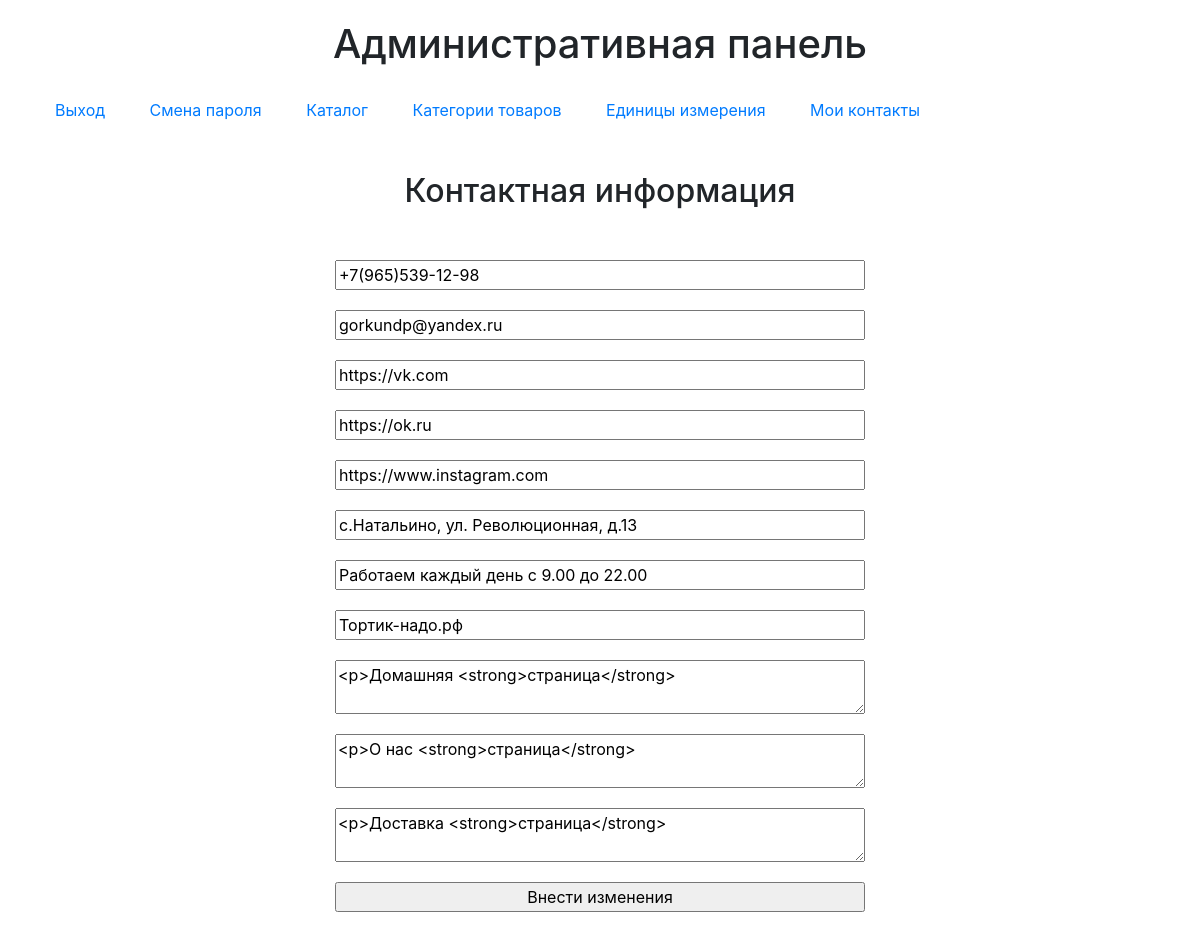
/admin/contacts.php (signed in), run on the app's committed database.
### tables this page shows
CREATE TABLE IF NOT EXISTS `contacts` (
  `id` int(100) NOT NULL,
  `phone` varchar(100) NOT NULL,
  `email` varchar(100) NOT NULL,
  `ok` varchar(100) NOT NULL,
  `vk` varchar(100) NOT NULL,
  `inst` varchar(100) NOT NULL,
  `address` varchar(150) NOT NULL,
  `header` varchar(100) NOT NULL,
  `hometext` text NOT NULL,
  `work` varchar(100) NOT NULL,
  `about` text NOT NULL,
  `delivery` text NOT NULL
);

### admin/contacts.php (the view, shortened to what this page needs)
<?php
require_once 'connection.php';
$query = 'SELECT * FROM contacts WHERE `contacts`.`id` = 1';
$result = mysqli_query($connection, $query);
while ($row = mysqli_fetch_assoc($result)) {
  $phone = $row['phone'];
  $email = $row['email'];
  $address = $row['address'];
  $vk = $row['vk'];
  $ok = $row['ok'];
  $inst = $row['inst'];
  $work = $row['work'];
  $header = $row['header'];
  $hometext = $row['hometext'];
  $about = $row['about'];
  $delivery = $row['delivery'];
}
?>
<?php include_once('header.php') ?>
<h2 class="col-12">Контактная информация</h2>
<div class="form col-md-6 col-12">
  <form method="post" class="flex columns">
    <input type="phone" name="phone" id="phone" placeholder="Телефон" value="<?= $phone ?>" required>
    <input type="email" name="email" id="email" placeholder="Email" value="<?= $email ?>" required>
    <input type="text" name="vk" id="vk" placeholder="Вконтакте" value="<?= $vk ?>">
    <input type="text" name="ok" id="ok" placeholder="Одноклассники" value="<?= $ok ?>">
    <input type="text" name="inst" id="inst" placeholder="Инстаграм" value="<?= $inst ?>">
    <input type="text" name="address" id="address" placeholder="Адрес" value="<?= $address ?>" required>
    <input type="text" name="work" id="work" placeholder="Режим работы" value="<?= $work ?>" required>
    <input type="text" name="header" id="header" placeholder="Заголовок на главной" value="<?= $header ?>" required>
    <textarea name="hometext" id="hometext" placeholder="Текст на главной" required><?= $hometext ?></textarea>
    <textarea name="about" id="about" placeholder="О нас" required><?= $about ?></textarea>
    <textarea name="delivery" id="delivery" placeholder="Доставка" required><?= $delivery ?></textarea>
    <input type="submit" name="contacts" value="Внести изменения">
  </form>
</div>
<?php include_once('footer.php') ?>

### admin/style.css (style rules this page uses)
h1, h2, h3 { text-align: center; margin: 20px 0; }
.form { padding: 20px; margin: 0 auto; }
form { display: flex; flex-direction: column; }
input, textarea, select { margin: 10px 0; }

### data on the page
contacts: phone "+7(965)539-12-98", email "gorkundp@yandex.ru", vk "https://vk.com", ok "https://ok.ru", inst "https://www.instagram.com", address "c.Натальино, ул. Революционная, д.13", work "Работаем каждый день с 9.00 до 22.00", header "Тортик-надо.рф", hometext "<p>Домашняя <strong>страница</strong>", about "<p>О нас <strong>страница</strong>", delivery "<p>Доставка <strong>страница</strong>"
